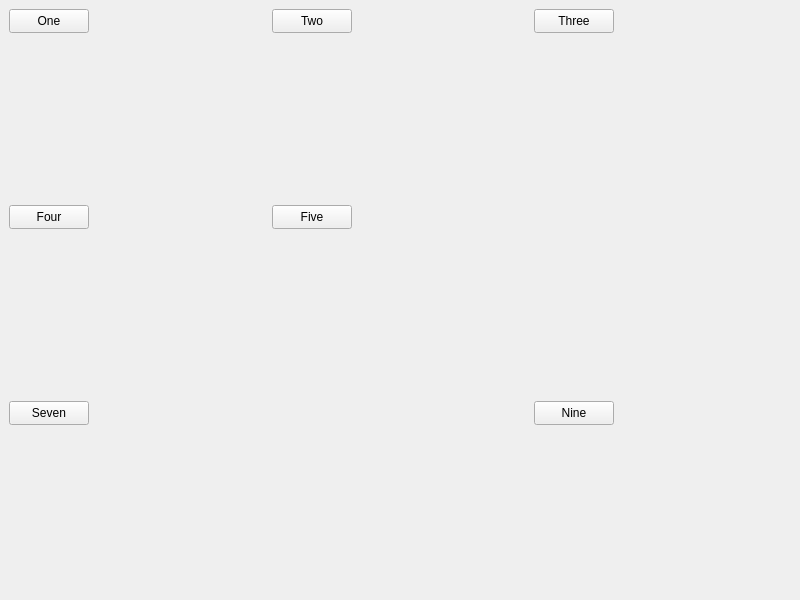
<?xml version="1.0" encoding="UTF-8"?>
<ui version="4.0">
 <class>Widget</class>
 <widget class="QWidget" name="Widget">
  <property name="geometry">
   <rect>
    <x>0</x>
    <y>0</y>
    <width>800</width>
    <height>600</height>
   </rect>
  </property>
  <property name="windowTitle">
   <string>Widget</string>
  </property>
  <widget class="QPushButton" name="button1">
   <property name="geometry">
    <rect>
     <x>9</x>
     <y>9</y>
     <width>80</width>
     <height>24</height>
    </rect>
   </property>
   <property name="sizePolicy">
    <sizepolicy hsizetype="Expanding" vsizetype="Expanding">
     <horstretch>0</horstretch>
     <verstretch>0</verstretch>
    </sizepolicy>
   </property>
   <property name="text">
    <string>One</string>
   </property>
  </widget>
  <widget class="QPushButton" name="button2">
   <property name="geometry">
    <rect>
     <x>272</x>
     <y>9</y>
     <width>80</width>
     <height>24</height>
    </rect>
   </property>
   <property name="sizePolicy">
    <sizepolicy hsizetype="Expanding" vsizetype="Expanding">
     <horstretch>0</horstretch>
     <verstretch>0</verstretch>
    </sizepolicy>
   </property>
   <property name="text">
    <string>Two</string>
   </property>
  </widget>
  <widget class="QPushButton" name="button4">
   <property name="geometry">
    <rect>
     <x>9</x>
     <y>205</y>
     <width>80</width>
     <height>24</height>
    </rect>
   </property>
   <property name="sizePolicy">
    <sizepolicy hsizetype="Expanding" vsizetype="Expanding">
     <horstretch>0</horstretch>
     <verstretch>0</verstretch>
    </sizepolicy>
   </property>
   <property name="text">
    <string>Four</string>
   </property>
  </widget>
  <widget class="QPushButton" name="button5">
   <property name="geometry">
    <rect>
     <x>272</x>
     <y>205</y>
     <width>80</width>
     <height>24</height>
    </rect>
   </property>
   <property name="sizePolicy">
    <sizepolicy hsizetype="Expanding" vsizetype="Expanding">
     <horstretch>0</horstretch>
     <verstretch>0</verstretch>
    </sizepolicy>
   </property>
   <property name="text">
    <string>Five</string>
   </property>
  </widget>
  <widget class="QPushButton" name="button7">
   <property name="geometry">
    <rect>
     <x>9</x>
     <y>401</y>
     <width>80</width>
     <height>24</height>
    </rect>
   </property>
   <property name="sizePolicy">
    <sizepolicy hsizetype="Expanding" vsizetype="Expanding">
     <horstretch>0</horstretch>
     <verstretch>0</verstretch>
    </sizepolicy>
   </property>
   <property name="text">
    <string>Seven</string>
   </property>
  </widget>
  <widget class="QPushButton" name="button3">
   <property name="geometry">
    <rect>
     <x>534</x>
     <y>9</y>
     <width>80</width>
     <height>24</height>
    </rect>
   </property>
   <property name="sizePolicy">
    <sizepolicy hsizetype="Expanding" vsizetype="Expanding">
     <horstretch>0</horstretch>
     <verstretch>0</verstretch>
    </sizepolicy>
   </property>
   <property name="text">
    <string>Three</string>
   </property>
  </widget>
  <widget class="QPushButton" name="button9">
   <property name="geometry">
    <rect>
     <x>534</x>
     <y>401</y>
     <width>80</width>
     <height>24</height>
    </rect>
   </property>
   <property name="sizePolicy">
    <sizepolicy hsizetype="Expanding" vsizetype="Expanding">
     <horstretch>0</horstretch>
     <verstretch>0</verstretch>
    </sizepolicy>
   </property>
   <property name="text">
    <string>Nine</string>
   </property>
  </widget>
 </widget>
 <resources/>
 <connections/>
</ui>
